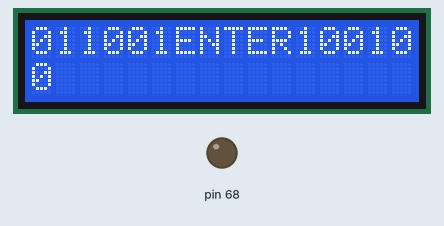
Bench run of a sketch on a simulated Arduino Mega 2560, built with avr-gcc and run on an emulated ATmega2560. On the bench: 16×2 character LCD, output pins drawn as LEDs (lit = HIGH).

Above: at 0.1 s.
At 4.1 s:
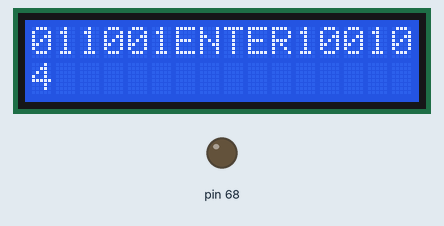
At 9.1 s:
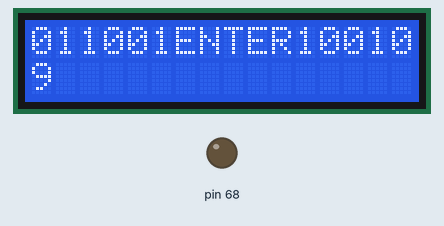
At 19.1 s:
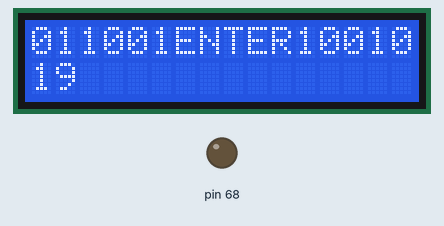
At 29.1 s:
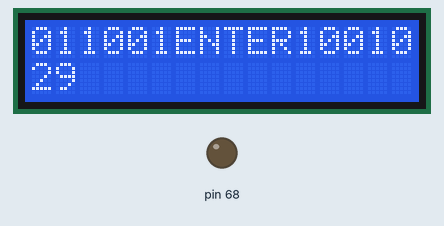
At 39.1 s:
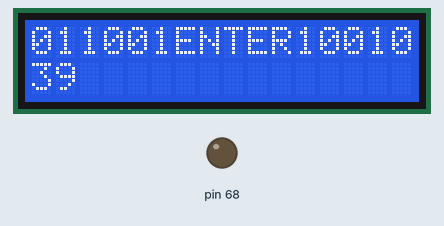

Measured:
- what the display in image 1 shows lasts 1.0 s, from 4.0 s to 5.0 s

The sketch:

LCD.ino
```cpp
#include <MegaDevBoard.h>


#include <LiquidCrystal.h>

LiquidCrystal lcd(LCDRs, LCDEn, LCD4, LCD5, LCD6, LCD7);


void setup() {

  LCDinit();
  lcd.begin(16,2);

  lcd.print("011001ENTER10010");

}

void loop() {

  lcd.setCursor(0,2);
  lcd.print(millis()/1000);
}
```
